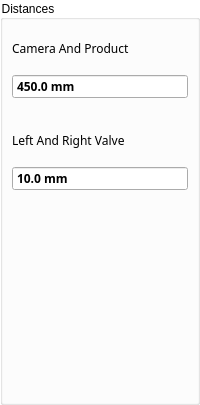
    <widget class="QGroupBox" name="groupBoxAdvancedSettingsDistance">
     <property name="styleSheet">
      <string notr="true">QGroupBox{
    background-color: transparent;
}

</string>
     </property>
     <property name="title">
      <string>Distances</string>
     </property>
     <layout class="QGridLayout" name="gridLayout">
      <property name="leftMargin">
       <number>0</number>
      </property>
      <property name="topMargin">
       <number>0</number>
      </property>
      <property name="rightMargin">
       <number>0</number>
      </property>
      <property name="bottomMargin">
       <number>4</number>
      </property>
      <property name="spacing">
       <number>4</number>
      </property>
      <item row="0" column="0">
       <widget class="ContentBoardItem" name="widgetDashBoardDistanceCameraProduct" native="true">
        <property name="sizePolicy">
         <sizepolicy hsizetype="Preferred" vsizetype="Preferred">
          <horstretch>0</horstretch>
          <verstretch>0</verstretch>
         </sizepolicy>
        </property>
        <property name="minimumSize">
         <size>
          <width>0</width>
          <height>88</height>
         </size>
        </property>
        <property name="maximumSize">
         <size>
          <width>16777215</width>
          <height>88</height>
         </size>
        </property>
        <property name="styleSheet">
         <string notr="true">/*QFrame{
     background:rgb(249,247,248);
     min-height: 80px;
     max-height: 80px;
}

QLabel{
  background:rgb(249,247,248);
  color: rgb(39,51,66);
  font-size: 16px;
  font-family: Siemens Sans;
  min-height: 20px;
  max-height: 20px;
}

QDoubleSpinBox{
  background:rgb(255,255,255);
  color: rgb(39,51,66);
  font-size: 16px;
  font-weight: bold;
  font-family: Siemens Sans;
  min-height: 32px;
  max-height: 32px;
}
*/

QDoubleSpinBox::focus{
 border: 2px solid rgb(0,95,135);
}
</string>
        </property>
        <layout class="QGridLayout" name="gridLayout_23">
         <property name="leftMargin">
          <number>9</number>
         </property>
         <property name="rightMargin">
          <number>9</number>
         </property>
         <item row="0" column="0">
          <widget class="QLabel" name="labelDistanceCameraProduct">
           <property name="font">
            <font>
             <family>Siemens Sans</family>
            </font>
           </property>
           <property name="text">
            <string>Camera And Product</string>
           </property>
          </widget>
         </item>
         <item row="1" column="0">
          <widget class="QDoubleSpinBox" name="doubleSpinBoxDistanceCameraProduct">
           <property name="font">
            <font>
             <family>Siemens Sans</family>
             <weight>75</weight>
             <bold>true</bold>
            </font>
           </property>
           <property name="styleSheet">
            <string notr="true"/>
           </property>
           <property name="wrapping">
            <bool>false</bool>
           </property>
           <property name="buttonSymbols">
            <enum>QAbstractSpinBox::NoButtons</enum>
           </property>
           <property name="suffix">
            <string> mm</string>
           </property>
           <property name="decimals">
            <number>1</number>
           </property>
           <property name="minimum">
            <double>10.000000000000000</double>
           </property>
           <property name="maximum">
            <double>10000.000000000000000</double>
           </property>
           <property name="singleStep">
            <double>0.100000000000000</double>
           </property>
           <property name="value">
            <double>450.000000000000000</double>
           </property>
          </widget>
         </item>
        </layout>
       </widget>
      </item>
      <item row="1" column="0">
       <widget class="ContentBoardItem" name="widgetDistancesBetweenValves" native="true">
        <property name="sizePolicy">
         <sizepolicy hsizetype="Preferred" vsizetype="Preferred">
          <horstretch>0</horstretch>
          <verstretch>0</verstretch>
         </sizepolicy>
        </property>
        <property name="minimumSize">
         <size>
          <width>0</width>
          <height>88</height>
         </size>
        </property>
        <property name="maximumSize">
         <size>
          <width>16777215</width>
          <height>88</height>
         </size>
        </property>
        <property name="styleSheet">
         <string notr="true">/*QFrame{
     background:rgb(249,247,248);
     min-height: 80px;
     max-height: 80px;
}

QLabel{
  background:rgb(249,247,248);
  color: rgb(39,51,66);
  font-size: 16px;
  font-family: Siemens Sans;
  min-height: 20px;
  max-height: 20px;
}

QDoubleSpinBox{
  background:rgb(255,255,255);
  color: rgb(39,51,66);
  font-size: 16px;
  font-weight: bold;
  font-family: Siemens Sans;
  min-height: 32px;
  max-height: 32px;
}
*/

QDoubleSpinBox::focus{
 border: 2px solid rgb(0,95,135);
}
</string>
        </property>
        <layout class="QGridLayout" name="gridLayout_24">
         <property name="leftMargin">
          <number>9</number>
         </property>
         <property name="rightMargin">
          <number>9</number>
         </property>
         <item row="0" column="0">
          <widget class="QLabel" name="labelDistancesBetweenValves">
           <property name="font">
            <font>
             <family>Siemens Sans</family>
            </font>
           </property>
           <property name="text">
            <string>Left And Right Valve</string>
           </property>
          </widget>
         </item>
         <item row="1" column="0">
          <widget class="QDoubleSpinBox" name="doubleSpinBoxDistancesBetweenValves">
           <property name="font">
            <font>
             <family>Siemens Sans</family>
             <weight>75</weight>
             <bold>true</bold>
            </font>
           </property>
           <property name="styleSheet">
            <string notr="true"/>
           </property>
           <property name="wrapping">
            <bool>false</bool>
           </property>
           <property name="buttonSymbols">
            <enum>QAbstractSpinBox::NoButtons</enum>
           </property>
           <property name="suffix">
            <string> mm</string>
           </property>
           <property name="decimals">
            <number>1</number>
           </property>
           <property name="minimum">
            <double>0.000000000000000</double>
           </property>
           <property name="maximum">
            <double>10000.000000000000000</double>
           </property>
           <property name="singleStep">
            <double>0.100000000000000</double>
           </property>
           <property name="value">
            <double>10.000000000000000</double>
           </property>
          </widget>
         </item>
        </layout>
       </widget>
      </item>
      <item row="2" column="0">
       <spacer name="verticalSpacer_6">
        <property name="orientation">
         <enum>Qt::Vertical</enum>
        </property>
        <property name="sizeHint" stdset="0">
         <size>
          <width>20</width>
          <height>198</height>
         </size>
        </property>
       </spacer>
      </item>
     </layout>
    </widget>
